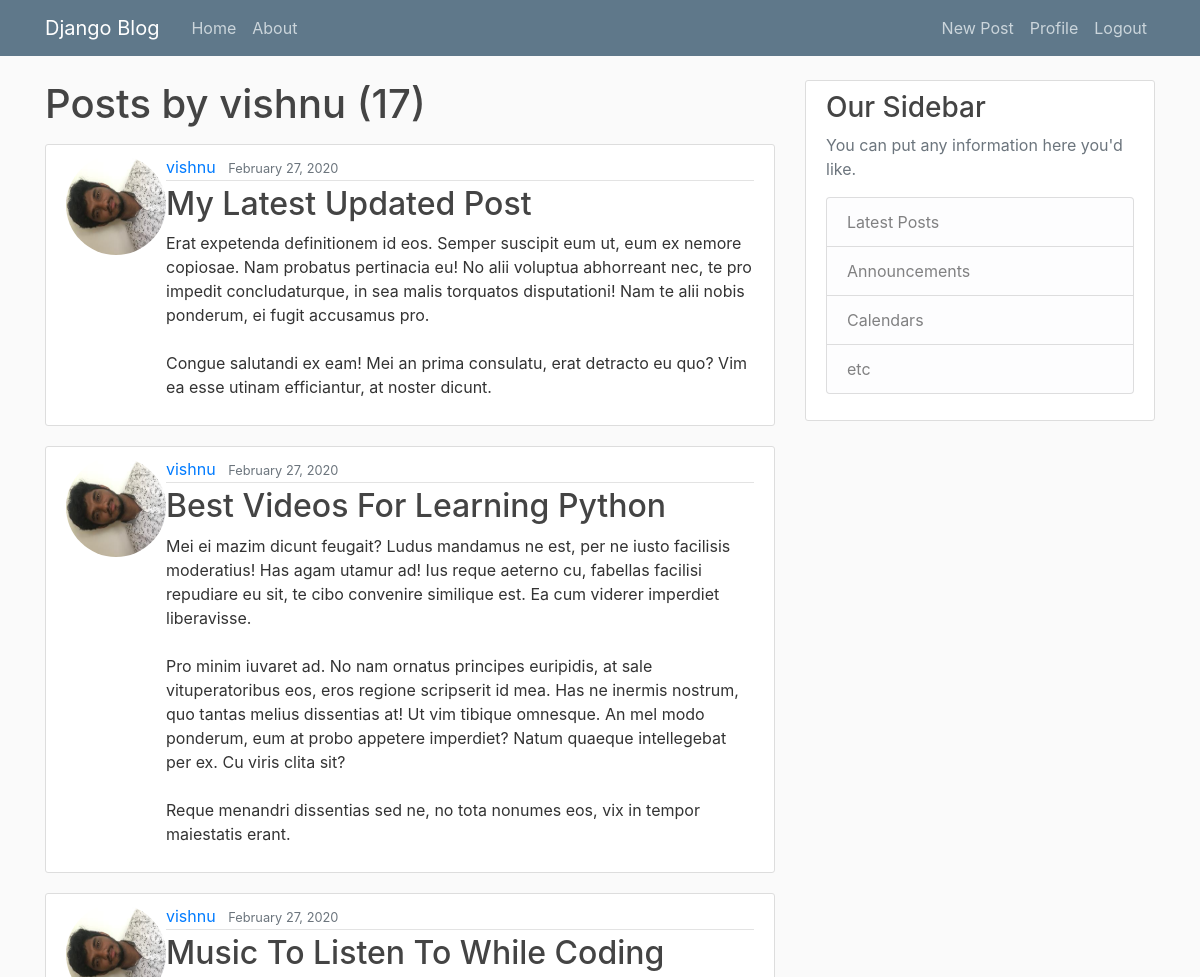
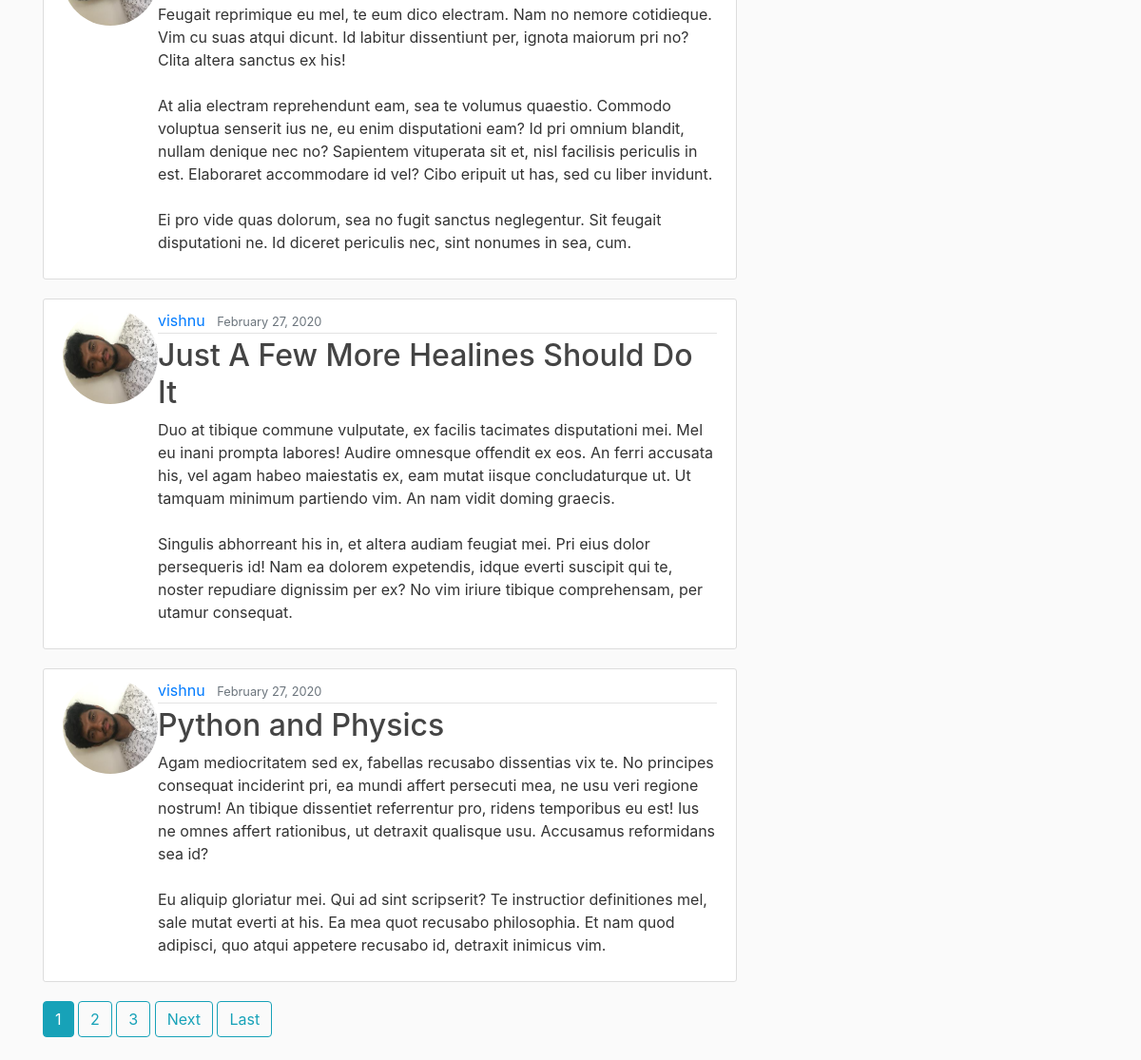
Screenshot of /user/vishnu/ (signed in) with the database file from the repository (2 pictures, top to bottom).
### blog/models.py (models this page shows, shortened)
class Post(models.Model):
    title = models.CharField(max_length = 100)
    content = models.TextField()
    date_posted = models.DateTimeField(default = timezone.now)
    author = models.ForeignKey(User, on_delete=models.CASCADE )

### users/models.py (models this page shows, shortened)
class Profile(models.Model):
    user = models.OneToOneField(User, on_delete=models.CASCADE)
    image = models.ImageField(default='default.jpg', upload_to='profile_pics')

### blog/views.py (the view)
# urls.py: path('user/<str:username>/', UserPostListView.as_view(), name = 'user-posts'),
class UserPostListView(ListView):
    model = Post
    template_name = 'blog/user_posts.html'
    context_object_name = 'posts'
    paginate_by = 5
    def get_queryset(self):
        user = get_object_or_404(User, username = self.kwargs.get('username'))
        return Post.objects.filter(author=user).order_by('-date_posted')

### blog/templates/blog/user_posts.html (shortened to what this page needs)
{% extends "blog/base.html" %}
{% block content %}
    <h1 class="mb-3">Posts by {{ view.kwargs.username }} ({{ page_obj.paginator.count }})</h1>
    {% for post in posts %}
        <article class="media content-section">
            <img class="rounded-circle article-image" src="{{ post.author.profile.image.url }}" height="100px" width="100px" />
            <div class="media-body">
                <div class="article-metadata">
                    <a class="mr-2" href="{% url 'user-posts' post.author.username %}">{{ post.author }}</a>
                    <small class="text-muted">{{ post.date_posted|date:"F d, Y" }}</small>
                </div>
            <h2><a class="article-title" href="{% url 'post-detail' post.id %}">{{ post.title }}</a></h2>
            <p class="article-content">{{ post.content }}</p>
            </div>
        </article>
    {% endfor %}
    {% if is_paginated %}
        {% for num in page_obj.paginator.page_range %}
            {% if page_obj.number == num %}
                <a class="btn btn-info mb-4" href="?page={{ num }}">{{ num }}</a>
            {% elif num > page_obj.number|add:'-3' and  num < page_obj.number|add:'3'%}
                <a class="btn btn-outline-info mb-4" href="?page={{ num }}">{{ num }}</a>
            {% endif %}
        {% endfor %}
        {% if page_obj.has_next %}
            <a class="btn btn-outline-info mb-4" href="?page={{ page_obj.next_page_number }}">Next</a>
            <a class="btn btn-outline-info mb-4" href="?page={{ page_obj.paginator.num_pages}}">Last</a>
        {% endif %}
    {% endif %}
{% endblock content %}

### blog/static/blog/main.css (style rules this page uses)
body { background: #fafafa; color: #333333; margin-top: 5rem; }
h1, h2, h3, h4, h5, h6 { color: #444444; }
.content-section { background: #ffffff; padding: 10px 20px; border: 1px solid #dddddd; border-radius: 3px; margin-bottom: 20px; }
.article-title { color: #444444; }
.article-content { white-space: pre-line; }
.article-metadata { padding-bottom: 1px; margin-bottom: 4px; border-bottom: 1px solid #e3e3e3 }

### rows the page displays
Post: author.profile.image (picture), author "vishnu", date_posted "February 27, 2020", title "My Latest Updated Post", content "Erat expetenda definitionem id eos. Semper suscipit eum ut, eum ex nemore copiosae. Nam probatus pertinacia eu! No alii voluptua abhorreant nec, te pro impedit concludaturque, in sea malis torquatos disputationi! Nam te alii nobis ponderum, ei fugit accusamus pro. Congue salutandi ex eam! Mei an prima consulatu, erat detracto eu quo? Vim ea esse utinam efficiantur, at noster dicunt."
Post: author.profile.image (picture), author "vishnu", date_posted "February 27, 2020", title "Best Videos For Learning Python", content "Mei ei mazim dicunt feugait? Ludus mandamus ne est, per ne iusto facilisis moderatius! Has agam utamur ad! Ius reque aeterno cu, fabellas facilisi repudiare eu sit, te cibo convenire similique est. Ea cum viderer imperdiet liberavisse. Pro minim iuvaret ad. No nam ornatus principes euripidis, at sale vituperatoribus eos, eros regione scripserit id mea. Has ne inermis nostrum, quo tantas melius dissentias at! Ut vim tibique omnesque. An mel modo ponderum, eum at probo appetere imperdiet? Natum quaeque intellegebat per ex. Cu viris clita sit? Reque menandri dissentias sed ne, no tota nonumes eos, vix in tempor maiestatis erant."
Post: author.profile.image (picture), author "vishnu", date_posted "February 27, 2020", title "Music To Listen To While Coding", content "Feugait reprimique eu mel, te eum dico electram. Nam no nemore cotidieque. Vim cu suas atqui dicunt. Id labitur dissentiunt per, ignota maiorum pri no? Clita altera sanctus ex his! At alia electram reprehendunt eam, sea te volumus quaestio. Commodo voluptua senserit ius ne, eu enim disputationi eam? Id pri omnium blandit, nullam denique nec no? Sapientem vituperata sit et, nisl facilisis periculis in est. Elaboraret accommodare id vel? Cibo eripuit ut has, sed cu liber invidunt. Ei pro vide quas dolorum, sea no fugit sanctus neglegentur. Sit feugait disputationi ne. Id diceret periculis nec, sint nonumes in sea, cum."
Post: author.profile.image (picture), author "vishnu", date_posted "February 27, 2020", title "Just A Few More Healines Should Do It", content "Duo at tibique commune vulputate, ex facilis tacimates disputationi mei. Mel eu inani prompta labores! Audire omnesque offendit ex eos. An ferri accusata his, vel agam habeo maiestatis ex, eam mutat iisque concludaturque ut. Ut tamquam minimum partiendo vim. An nam vidit doming graecis. Singulis abhorreant his in, et altera audiam feugiat mei. Pri eius dolor persequeris id! Nam ea dolorem expetendis, idque everti suscipit qui te, noster repudiare dignissim per ex? No vim iriure tibique comprehensam, per utamur consequat."
Post: author.profile.image (picture), author "vishnu", date_posted "February 27, 2020", title "Python and Physics", content "Agam mediocritatem sed ex, fabellas recusabo dissentias vix te. No principes consequat inciderint pri, ea mundi affert persecuti mea, ne usu veri regione nostrum! An tibique dissentiet referrentur pro, ridens temporibus eu est! Ius ne omnes affert rationibus, ut detraxit qualisque usu. Accusamus reformidans sea id? Eu aliquip gloriatur mei. Qui ad sint scripserit? Te instructior definitiones mel, sale mutat everti at his. Ea mea quot recusabo philosophia. Et nam quod adipisci, quo atqui appetere recusabo id, detraxit inimicus vim."

### other values shown
{{ view.kwargs.username }} "vishnu"
{{ page_obj.paginator.count }} "17"
{{ num }} "1"
{{ num }} "2" "3"
